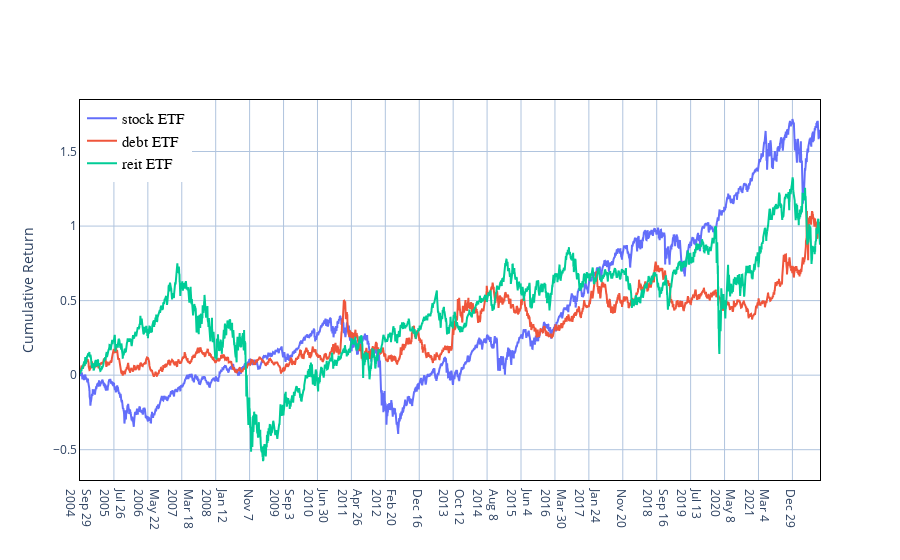

This figure's notebook cell:
### Code cell
cumulativeReturnPlot_ETF(all_stock, all_debt, all_reit)

### Figure 1 — Plotly figure (JSON) as saved in the notebook; plotly's stock layout.template omitted (floating-point values rounded to 4 significant figures; data arrays with more than 128 entries replaced by an {"elided": "..."} marker saying what was removed)
{"data": [{"mode": "lines", "name": "stock ETF", "type": "scatter", "x": {"elided": "4512 str values"}, "y": {"elided": "5336 float values"}}, {"mode": "lines", "name": "debt ETF", "type": "scatter", "x": {"elided": "4512 str values"}, "y": {"elided": "5058 float values"}}, {"mode": "lines", "name": "reit ETF", "type": "scatter", "x": {"elided": "4512 str values"}, "y": {"elided": "4512 float values"}}], "layout": {"legend": {"bgcolor": "White", "bordercolor": "white", "borderwidth": 2, "font": {"color": "black", "family": "sans-serif", "size": 15}, "traceorder": "normal", "x": 0, "y": 1}, "paper_bgcolor": "rgba(1,1,0,0)", "plot_bgcolor": "rgba(1, 1, 0, 0)", "title": {"x": 0.5, "xanchor": "center", "y": 0.85, "yanchor": "top"}, "xaxis": {"dtick": 25920000000, "gridcolor": "LightSteelBlue", "gridwidth": 1, "linecolor": "black", "mirror": true, "showgrid": true, "showline": true, "tick0": "2004-09-29T00:00:00+00:00", "tickmode": "linear", "type": "date"}, "yaxis": {"gridcolor": "LightSteelBlue", "gridwidth": 1, "linecolor": "black", "mirror": true, "showgrid": true, "showline": true, "title": {"text": "Cumulative Return"}, "zeroline": true, "zerolinecolor": "LightSteelBlue", "zerolinewidth": 1}}}
